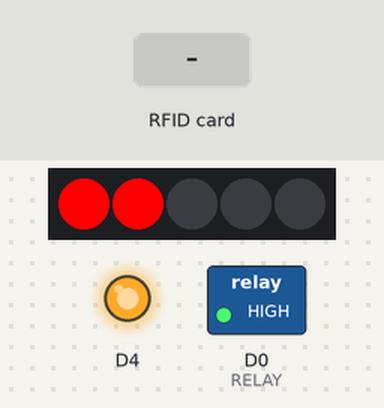
Simulated run of this sketch. Board: ESP8266 (NodeMCU). Shown: 5 RGB LEDs in strip order, left to right, switched loads named in the sketch (green lamp = pin HIGH), output pins drawn as LEDs (lit = HIGH). The test bench sets the inputs (shaded band). Uploads are accepted with an empty reply; what the sketch prints to the serial monitor is not drawn.

Above: at 1.7 s.
At 3.1 s:
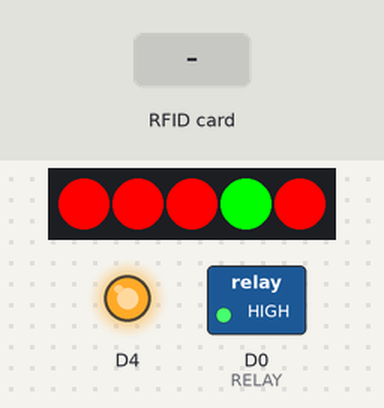
5.0 s: RFID card 5E 7A 19 C4 held to the reader
At 6.9 s:
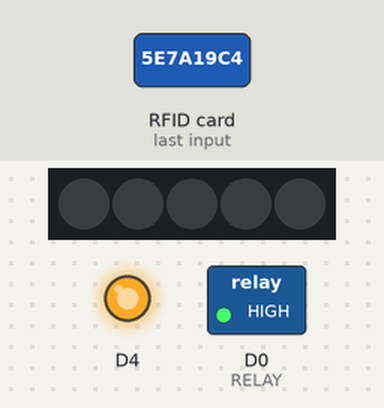
Timing chart, 0 to 14.0 s (numbered marks = the images above; inputs shaded):
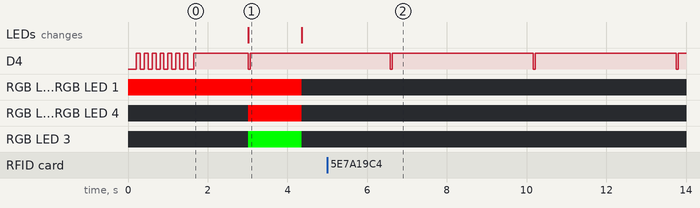

The sketch:

r2_estrella.ino
```cpp
#include <Arcana.h>
#include <Adafruit_NeoPixel.h>
#include <SPI.h>
#include <MFRC522.h>


Arcana arcana("estrella", true, true);

constexpr uint8_t RST_PIN = 5;          // Configurable, see typical pin layout above
constexpr uint8_t SS_PIN = 4;         // Configurable, see typical pin layout above
MFRC522 mfrc522(SS_PIN, RST_PIN);  // Create MFRC522 instance

Adafruit_NeoPixel strip = Adafruit_NeoPixel(5, 0, NEO_GRB + NEO_KHZ800);

int cardIDs[5] = {0, 0, 0, 0, 0};
bool cardActive[5] = {false, false, false, false, false};
int counter = 0;
uint8_t i = 0;
bool isReset = false;
bool isOpen = false;
int ultimaTarjeta = 0;

void setup() {
  pinMode(D0, OUTPUT); //RELAY
  strip.begin();
  for ( i = 1; i < 5; i++) {
    strip.setPixelColor(i, 0, 0, 0);
  }
  strip.setPixelColor(0, 250, 0, 0);
  strip.show(); // Initialize all pixels to 'off'

  Serial.begin(115200);
  while (!Serial);    // Do nothing if no serial port is opened (added for Arduinos based on ATMEGA32U4)
  SPI.begin();      // Init SPI bus
  reset();
  strip.setPixelColor(1, 250, 0, 0);
  strip.show(); // Initialize all pixels to 'off'

  arcana.init();
  delay(50);
  strip.setPixelColor(2, 250, 0, 0);
  strip.show(); // Initialize all pixels to 'off'

  String myconfig = arcana.config;
  i = 0;
  while (myconfig.indexOf(" ") > -1) {
    cardIDs[i] = myconfig.substring(0, myconfig.indexOf(" ")).toInt();
    myconfig = myconfig.substring(myconfig.indexOf(" ") + 1);
    i++;
  }
  cardIDs[i] = myconfig.toInt();
  if (i > 2) {
    strip.setPixelColor(3, 250, 0, 0);
  } else {
    strip.setPixelColor(3, 0, 250, 0);
  }
  strip.show(); // Initialize all pixels to 'off'

  Serial.println("Tarjetas");
  for ( i = 0; i < 5; i++) {
    Serial.println(cardIDs[i]);
  }

  mfrc522.PCD_Init();   // Init MFRC522
  mfrc522.PCD_DumpVersionToSerial();  // Show details of PCD - MFRC522 Card Reader details

  strip.setPixelColor(4, 250, 0, 0);
  strip.show(); // Initialize all pixels to 'off'

}
void loop() {
  if (counter == 0) {
    arcana.conectar();
    counter = 50 ;
  }
  counter--;
  //    ///////////////////////////////
  if (arcana.respuesta.substring(1, 4).equals("off") && !isReset) {
    reset();
  }
  if (arcana.respuesta.substring(1, 3).equals("on") && !isReset) {
    reset();
  }

  if (mfrc522.PICC_IsNewCardPresent()) {
    Serial.println("New card");
    ultimaTarjeta = 1;
    int sum = 0;
    if (mfrc522.PICC_ReadCardSerial()) {
      for ( i = 0; i < 4; i++) {
        sum += mfrc522.uid.uidByte[i];
      }
      mfrc522.PICC_HaltA(); // Stop reading
      ultimaTarjeta =  sum;
      for ( i = 0; i < 5; i++) {
        if (cardIDs[i] == sum) {
          cardActive[i] = true;
          counter = 0;
        }
      }
    }
  }

  //  if (arcana.respuesta.charAt(16) == '0' && cardActive[0]) {
  //    cardActive[0] = false;
  //    isReset = false;
  //  }
  if (arcana.respuesta.charAt(16) == '1' && !cardActive[0]) {
    cardActive[0] = true;
    isReset = false;
  }
  //  if (arcana.respuesta.charAt(17) == '0' && cardActive[1]) {
  //    cardActive[1] = false;
  //    isReset = false;
  //  }
  if (arcana.respuesta.charAt(17) == '1' && !cardActive[1]) {
    cardActive[1] = true;
    isReset = false;
  }
  //  if (arcana.respuesta.charAt(18) == '0' && cardActive[2]) {
  //    cardActive[2] = false;
  //    isReset = false;
  //  }
  if (arcana.respuesta.charAt(18) == '1' && !cardActive[2]) {
    cardActive[2] = true;
    isReset = false;
  }
  //  if (arcana.respuesta.charAt(19) == '0' && cardActive[3]) {
  //    cardActive[3] = false;
  //    isReset = false;
  //  }
  if (arcana.respuesta.charAt(19) == '1' && !cardActive[3]) {
    cardActive[3] = true;
    isReset = false;
  }
  //  if (arcana.respuesta.charAt(20) == '0' && cardActive[4]) {
  //    cardActive[4] = false;
  //    isReset = false;
  //  }
  if (arcana.respuesta.charAt(20) == '1' && !cardActive[4]) {
    cardActive[4] = true;
    isReset = false;
  }

  /*
    if (arcana.respuesta.charAt(21) == '1' && !isOpen) {
      for ( i = 0; i < 5; i++) {
        cardActive[i] = true;
      }
      isReset = false;
    }
  */

  int totalCards = 0;

  for ( i = 0; i < 5; i++) {
    if (cardActive[i]) {
      totalCards ++;
      isReset = false;
      if (isOpen) {
        strip.setPixelColor(i, 200, 0, 0);
      } else {
        switch (i) {
          case 0:
            //azul
            strip.setPixelColor(i, 255, 0, 0);
            break;
          case 1: // no azul
            //verde
            strip.setPixelColor(i, 200, 100, 0);
            break;
          case 2:
            strip.setPixelColor(i, 0, 250, 0);
            break;
          case 3:
            strip.setPixelColor(i, 0, 0, 250);
            break;
          case 4: // no verde
            strip.setPixelColor(i, 128, 0, 128);
            break;
        }
      }
    } else {
      strip.setPixelColor(i, 0, 0, 0);
    }
  }
  strip.show();

  String estado = "";
  estado += "&Estado=" + (isOpen ? String("abierta") : String("cerrada"));
  estado += "&Llave1=" + (cardActive[0] ? String("activada") : String("off"));
  estado += "&Llave2=" + (cardActive[1] ? String("activada") : String("off"));
  estado += "&Llave3=" + (cardActive[2] ? String("activada") : String("off"));
  estado += "&Llave4=" + (cardActive[3] ? String("activada") : String("off"));
  estado += "&Llave5=" + (cardActive[4] ? String("activada") : String("off"));
  estado += "&ultimaTarjeta=" + String(ultimaTarjeta);
  estado += "&config=" + String(arcana.config.length());

  arcana.estado(estado);

  if (arcana.respuesta.substring(16, 22).equals("111111") && !isOpen) {
    arcana.conectar();
    rainbow(50);
    digitalWrite(D0, LOW);
    isOpen = true;
    isReset = false;
  }

  ///////////////////////////////
  delay(20);
}

void reset() {
  digitalWrite(D0, HIGH);
  for ( i = 0; i < 5; i++) {
    cardActive[i] = false;
  }
  isReset = true;
  isOpen = false;
  ultimaTarjeta = 0;
}

void rainbow(uint8_t wait) {
  uint16_t i, j;

  for (j = 0; j < 256; j++) {
    for (i = 0; i < strip.numPixels(); i++) {
      strip.setPixelColor(i, Wheel((i + j) & 255));
    }
    strip.show();
    delay(wait);
  }
}

// Input a value 0 to 255 to get a color value.
// The colours are a transition r - g - b - back to r.
uint32_t Wheel(byte WheelPos) {
  WheelPos = 255 - WheelPos;
  if (WheelPos < 85) {
    return strip.Color(255 - WheelPos * 3, 0, WheelPos * 3);
  }
  if (WheelPos < 170) {
    WheelPos -= 85;
    return strip.Color(0, WheelPos * 3, 255 - WheelPos * 3);
  }
  WheelPos -= 170;
  return strip.Color(WheelPos * 3, 255 - WheelPos * 3, 0);
}
```

Measured:
- by itself, D4: alternates HIGH for 3.5 s and LOW for 0.05 s
- what the display in image 1 shows lasts 1.4 s, from 3.0 s to 4.4 s
